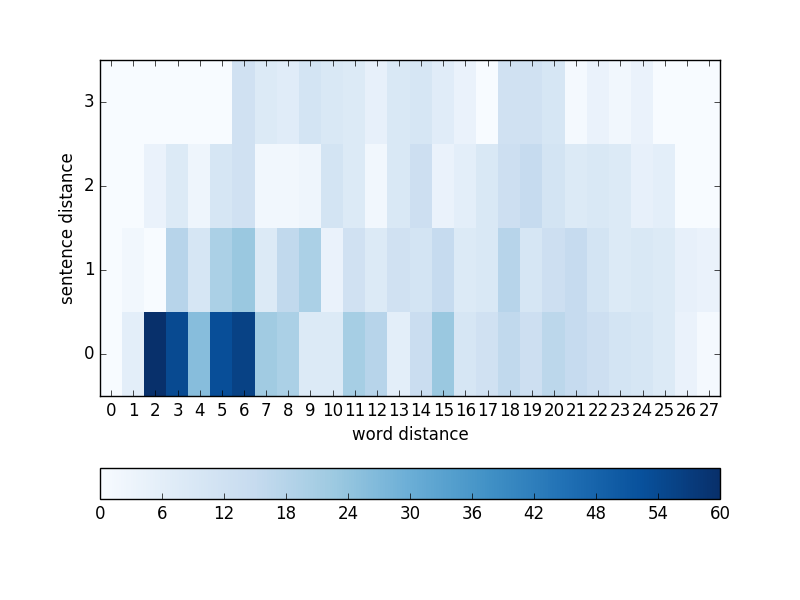

Python code for this plot:
import matplotlib.pyplot as plt
import numpy as np

points=open('points.txt')
matrix=np.zeros((4,28))

for line in points:
    distance=int(line.split('::')[1])
    sentencedistance=int(line.split('::')[2])

    matrix[sentencedistance][distance]+=1

matrix[0][5]=53
matrix[0][6]=56
matrix[0][11]=21
matrix[0][12]=18
matrix[0][13]=6
matrix[0][14]=14
matrix[0][15]=23
matrix[0][16]=10
matrix[0][17]=12
matrix[0][18]=16
matrix[0][19]=13
matrix[0][20]=17
matrix[0][21]=15
matrix[0][22]=13
matrix[0][23]=11
matrix[0][24]=10
matrix[0][25]=8
matrix[0][26]=4
matrix[0][27]=1

matrix[1][11]=12
matrix[1][12]=8
matrix[1][13]=12
matrix[1][14]=11
matrix[1][15]=15
matrix[1][16]=8
matrix[1][17]=9
matrix[1][18]=18
matrix[1][19]=10
matrix[1][20]=13
matrix[1][21]=15
matrix[1][22]=11
matrix[1][23]=8
matrix[1][24]=9
matrix[1][25]=8
matrix[1][26]=5
matrix[1][27]=4

matrix[2][4]=3
matrix[2][5]=10
matrix[2][10]=11
matrix[2][9]=3
matrix[2][11]=8
matrix[2][12]=2
matrix[2][13]=9
matrix[2][14]=13
matrix[2][15]=4
matrix[2][16]=6
matrix[2][17]=9
matrix[2][18]=13
matrix[2][19]=15
matrix[2][20]=11
matrix[2][21]=8
matrix[2][22]=9
matrix[2][23]=8
matrix[2][24]=5
matrix[2][25]=6

matrix[3][6]=12
matrix[3][7]=8
matrix[3][8]=7
matrix[3][9]=11
matrix[3][10]=9
matrix[3][11]=8
matrix[3][12]=5
matrix[3][13]=9
matrix[3][14]=10


matrix[3][15]=7
matrix[3][16]=4
matrix[3][18]=12
matrix[3][19]=12
matrix[3][20]=10
matrix[3][21]=1
matrix[3][22]=4
matrix[3][23]=2
matrix[3][24]=4

column_labels = list(range(0,5))
row_labels = list(range(0,28))
print(column_labels)
print(row_labels)
data = matrix
fig, ax = plt.subplots()
heatmap = ax.pcolor(data, cmap=plt.cm.Blues)
plt.colorbar(heatmap,orientation='horizontal') 
# put the major ticks at the middle of each cell
ax.set_xticks(np.arange(data.shape[1])+0.5, minor=False)
ax.set_yticks(np.arange(data.shape[0])+0.5, minor=False)

ax.set_xticklabels(row_labels, minor=False)
ax.set_yticklabels(column_labels, minor=False)
plt.xlim((0,28))
plt.ylim((0,4))
plt.xlabel('word distance')
plt.ylabel('sentence distance')
plt.savefig('heatmap.png')
plt.show()
plt.savefig('heatmap.png')